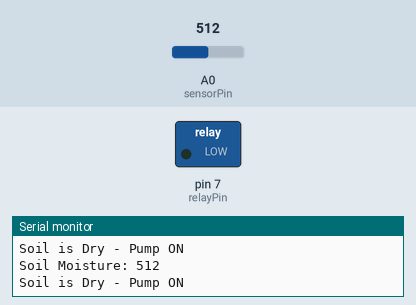
Bench run of a sketch on a simulated Arduino Uno, built with avr-gcc and run on an emulated ATmega328P. Shown: switched loads named in the sketch (green lamp = pin HIGH), the last lines printed to the serial monitor. The test bench sets the inputs (shaded band); at power-on: A0 (sensorPin) = 512.

Above: at 1.8 s.
1.9 s: A0 (sensorPin) set to 484
At 2.5 s:
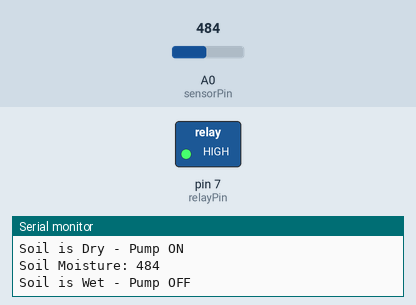
3.5 s: A0 (sensorPin) set to 510
At 5.2 s:
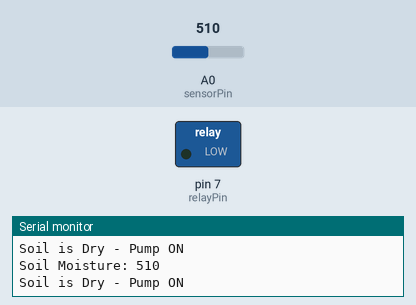
5.5 s: A0 (sensorPin) set to 490
At 6.8 s:
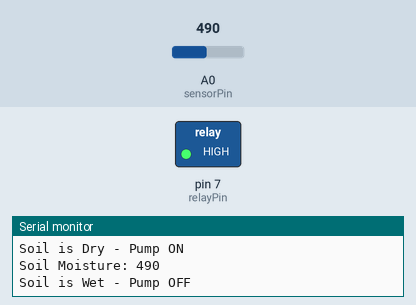
Timing chart, 0 to 8.5 s (numbered marks = the images above; inputs shaded):
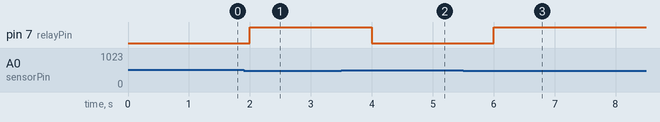

Measured:
- the behaviour switches between 501 and 500 on A0 (sensorPin) (found by bisection; images 0 and 1)
- after the input at 1.9 s, pin 7 (relayPin): LOW → HIGH after 0.10 s
- after the input at 3.5 s, pin 7 (relayPin): HIGH → LOW after 0.50 s
- after the input at 5.5 s, pin 7 (relayPin): LOW → HIGH after 0.50 s

The sketch:

code.ino
```cpp
int sensorPin = A0;
int relayPin = 7;
int moistureValue = 0;

int threshold = 500;

void setup() {
  Serial.begin(9600);
  pinMode(relayPin, OUTPUT);
  digitalWrite(relayPin, HIGH);
}

void loop() {
  moistureValue = analogRead(sensorPin);

  Serial.print("Soil Moisture: ");
  Serial.println(moistureValue);

  if (moistureValue > threshold) {
    digitalWrite(relayPin, LOW);
    Serial.println("Soil is Dry - Pump ON");
  }
  else {
    digitalWrite(relayPin, HIGH);
    Serial.println("Soil is Wet - Pump OFF");
  }

  delay(1000);
}
```
